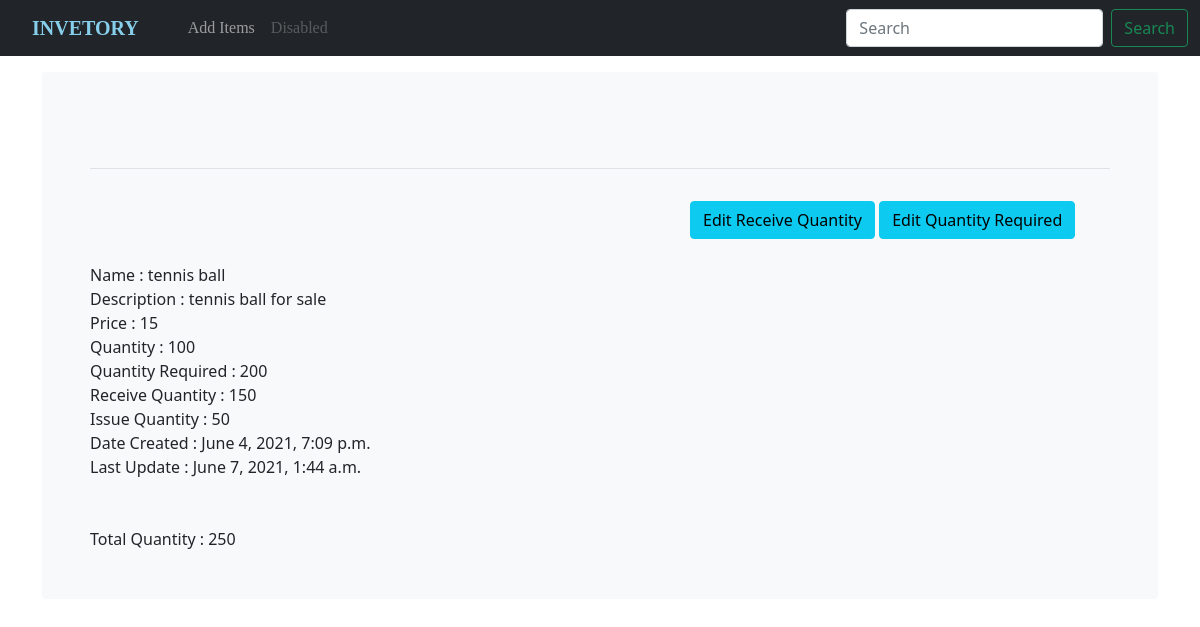
The app's page /stock/1/, older data.
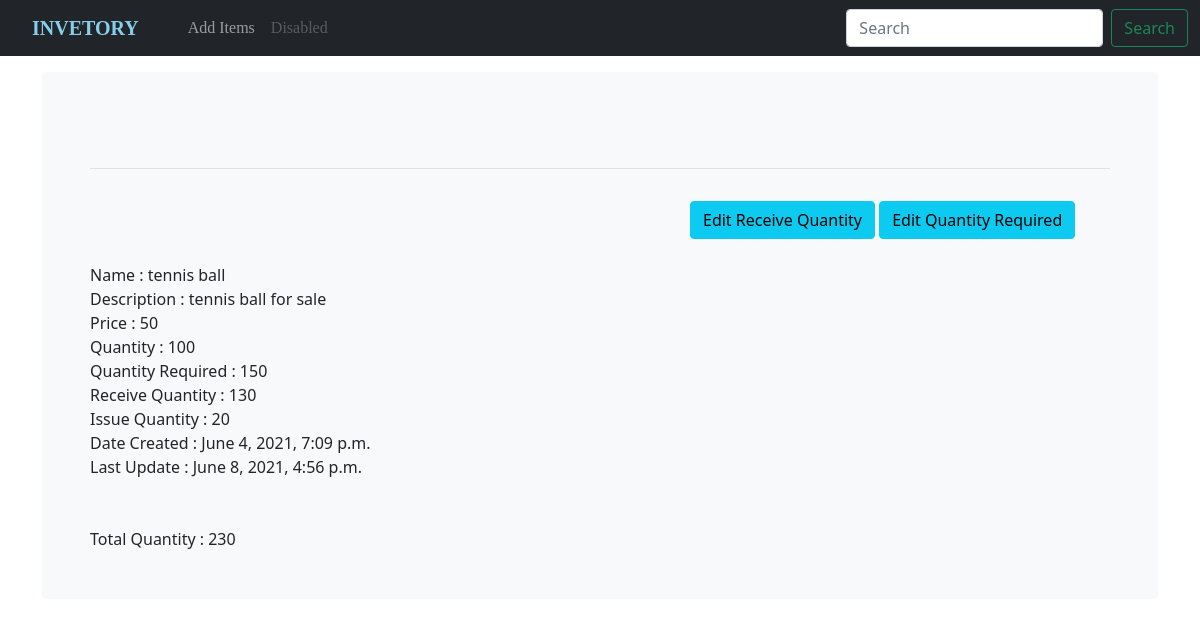
The same page, newer data.
### sms_app/models.py (models this page shows, shortened)
class Stock(models.Model):
    name = models.CharField(max_length=30, null=True, blank=True)
    description = models.TextField(default='', null=True, blank=True)
    price = models.IntegerField("Unit Price",null=True, blank=True)
    category = models.CharField('Category', max_length=40, blank=True, null=True, choices=category_choices)
    quantity_before = models.IntegerField(null=True, default=0, blank=True)
    quantity = models.IntegerField(null=True, default=0, blank=False)
    quantity_calc = models.IntegerField('Total Q', null=True, default=0, blank=True)
    image = models.ImageField(upload_to='sms_images/', blank=True, null=True)
    date_created = models.DateTimeField(auto_now_add=True, null=True)
    quantity_required = models.IntegerField('Q Required', blank=False, null=True)
    receive_quantity = models.IntegerField('Q Received', blank=False, null=True)
    receive_by = models.CharField(max_length=30, null=True, blank=True)
    issue_by = models.CharField(max_length=30, null=True, blank=True)
    issue_quantity = models.IntegerField(default=0, null=True, blank=True)
    last_updated = models.DateTimeField(auto_now=True)
    export_to_csv = models.BooleanField(default=False)
    reorder_level = models.IntegerField(default=0, null=True, blank=True)
    tags_id = models.ManyToManyField(Tag, blank=True)
    def _get_quantity(self):
        return self.quantity
    quantity_before = property(_get_quantity)
    def _get_total_quantity(self):
        x = self.quantity + self.receive_quantity
        return x
    quantity_calc = property(_get_total_quantity)
    def _get_issue_by(self):
        return self.receive_by
    issue_by = property(_get_issue_by)
    def _get_issue_quantity(self):
        if self.quantity_required and self.receive_quantity:
            x = self.quantity_required - self.receive_quantity
            return x
    issue_quantity = property(_get_issue_quantity)

### sms_app/views.py (the view)
# urls.py: path('stock/<str:id>/', views.get_stock, name='get_stock'),
def get_stock(request, id):
    try:
        stock = Stock.objects.get(id=id)
    except Stock.DoesNotExist:
        return render(request, 'sms_app/404.html')
    context = {'get_stock': stock}
    return render(request, 'sms_app/get_stock.html', context)

### sms_app/templates/sms_app/get_stock.html
{% extends "sms_app/main.html" %}
{% load static %}
{% block content %}
<div style="margin-left:600px;">
    <a href="{% url 'sms_app:receive_quantity' get_stock.id %}"><div class="btn btn-info">Edit Receive Quantity</div></a>
    <a href="{% url 'sms_app:quantity_required' get_stock.id %}"><div class="btn btn-info">Edit Quantity Required</div></a>
</div>
<br>
Name : {{ get_stock.name}}<br>
Description : {{ get_stock.description}}<br>
Price : {{ get_stock.price}}<br>
Quantity : {{ get_stock.quantity}}<br>
Quantity Required : {{ get_stock.quantity_required}}<br>
Receive Quantity : {{ get_stock.receive_quantity}}<br>
Issue Quantity : {{ get_stock.issue_quantity}}<br>
Date Created : {{ get_stock.date_created}}<br>
Last Update : {{ get_stock.last_updated}}<br>
<br><br>
Total Quantity : {{ get_stock.quantity_calc}}<br>
{% endblock %}

### sms_app/templates/sms_app/main.html (shortened to what this page needs)
{% load static %}
<!doctype html>
<html lang="en">
  <head>
<link rel="stylesheet" href="{% static 'css/stylesheet.css' %}">
<link rel="stylesheet" href="{% static 'css/https _getbootstrap.com_docs_5.0_dist_css_bootstrap.min.css' %}">
    <link rel="stylesheet" href="{% static 'css/https _getbootstrap.com_docs_5.0_examples_navbar-fixed_navbar-top-fixed.css' %}">
  </head>
  <body>
<nav class="navbar navbar-expand-md navbar-dark fixed-top bg-dark">
  <div class="container-fluid">
    <a class="navbar-brand" href="/stocks"><span style="font-weight:bold; font-family:i; color:skyblue; margin-left:20px;">INVETORY</span></a>
    <div class="collapse navbar-collapse" id="navbarCollapse" style="margin-left:25px;">
      <ul class="navbar-nav me-auto mb-2 mb-md-0" style="font-family:i;">
        {% url 'sms_app:add_stock' as my_view %}
        {% if request.path == my_view %}
        <li class="nav-item" >
          <a class="nav-link active" aria-current="page" href="/stocks">Inventory</a>
        </li>
        {% else %}
        <li class="nav-item">
          <a class="nav-link" href="/add/stock">Add Items</a>
        </li>
        {% endif %}
        <li class="nav-item">
          <a class="nav-link disabled" href="#" tabindex="-1" aria-disabled="true">Disabled</a>
        </li>
      </ul>
      <form class="d-flex">
        <input class="form-control me-2" type="search" placeholder="Search" aria-label="Search">
        <button class="btn btn-outline-success" type="submit">Search</button>
      </form>
    </div>
  </div>
</nav>
<main class="container">
  <div class="bg-light p-5 rounded">
    <h1 style="font-family:i; font-weight:bold; text-align:center;" class="pb-5 border-bottom">{{title}}</h1><br>
      {% block content %}
      {% endblock %}
  </div>
</main>
  </body>
</html>

### sms_app/static/css/stylesheet.css (style rules this page uses)
body { background-color:skyblue; }

Row changes from the older to the newer data that the page shows:
changed Stock "tennis ball": price "15" → "50"; quantity_required "200" → "150"; receive_quantity "150" → "130"; issue_quantity "50" → "20"; last_updated "June 7, 2021, 1:44 a.m." → "June 8, 2021, 4:56 p.m."; quantity_calc "250" → "230"
